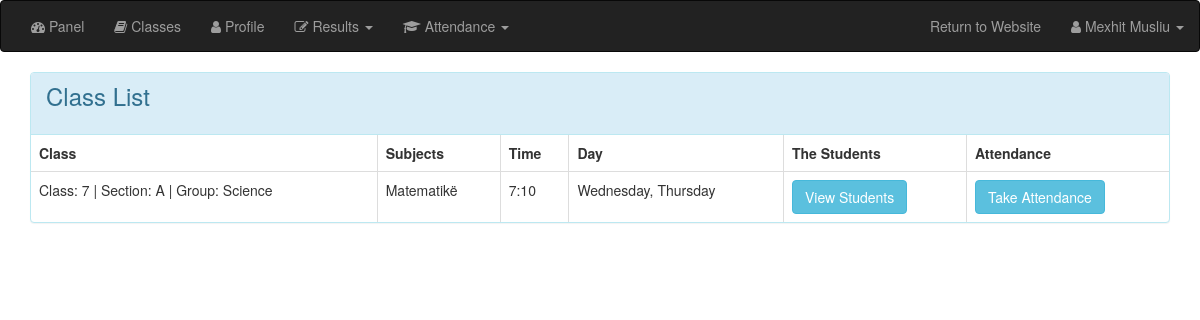
The app's page /teacher-dashboard/my_classes.php (signed in) with its own data.
### tables this page shows
CREATE TABLE `user` (
  `id` int(12) NOT NULL,
  `username` varchar(100) NOT NULL,
  `user_password` varchar(255) NOT NULL,
  `user_role` varchar(30) NOT NULL,
  `user_firstname` varchar(50) DEFAULT NULL,
  `user_lastname` varchar(50) DEFAULT NULL
);

CREATE TABLE `sections` (
  `id` int(5) NOT NULL,
  `class_id` int(5) NOT NULL,
  `section` varchar(20) NOT NULL,
  `group_name` varchar(30) DEFAULT NULL,
  `global_name` varchar(255) DEFAULT NULL
);

CREATE TABLE `class_teacher` (
  `id` int(5) NOT NULL,
  `global_name_id` int(5) NOT NULL,
  `teacher_email` varchar(50) NOT NULL,
  `subject_name_id` int(6) NOT NULL,
  `class_time` varchar(255) NOT NULL,
  `class_days` varchar(255) NOT NULL,
  `is_class_teacher` varchar(5) NOT NULL DEFAULT 'N'
);

CREATE TABLE `subjects` (
  `id` int(5) NOT NULL,
  `subject` varchar(255) DEFAULT NULL
);

### functions.php (called while the page is built, shortened)
<?php
	require_once "includes/db.php";
	function clean_data( $data ) {
		global $conn;
		$cleaned_data = mysqli_real_escape_string($conn, trim($data));
		return $cleaned_data;
	}
	function get_name_by_session() {
		global $conn;
		$fullName = '';
		if(isset($_SESSION['username'])) {
			$session_user = $_SESSION['username'];
			$query = "SELECT user_firstname, user_lastname FROM user WHERE username='$session_user' LIMIT 1";
			$result = mysqli_query($conn, $query);
			$row = mysqli_fetch_assoc($result);
			$first_name = $row['user_firstname'];
			$last_name = $row['user_lastname'];
			$fullName = $first_name . " " . $last_name;
		}
		return $fullName;
	}
	function get_subject_name_by_id($id) {
		global $conn;
		$query = "SELECT subject FROM subjects WHERE id=$id";
		$result = mysqli_query($conn, $query);
		$row = mysqli_fetch_assoc($result);
		return $row['subject'];
	}

### teacher-dashboard/my_classes.php (the view, shortened to what this page needs)
<?php require_once "includes/header.php"; ?>
<div class="panel panel-info">
<div class="panel-heading"><h3>Class List</h3></div>
<table class="table table-bordered table-stripe">
	<thead>
		<tr>
			<th>Class</th>
			<th>Subjects</th>
			<th>Time</th>
			<th>Day</th>
			<th>The Students</th>
			<th>Attendance</th>
		</tr>
	</thead>
	<tbody>
		<tr>
			<?php
				$session_user = clean_data($_SESSION['username']);
				$query = "SELECT *, class_teacher.is_class_teacher, class_teacher.subject_name_id as subject_id FROM sections INNER JOIN class_teacher ON sections.id=class_teacher.global_name_id AND class_teacher.teacher_email='$session_user'";
				$result = mysqli_query($conn, $query);
				while($row = mysqli_fetch_assoc($result)) {
					$my_class = $row['global_name'];
					$class_time = $row['class_time'];
					$global_name_id = $row['global_name_id'];
					$subject_id = $row['subject_id'];
					$class_days_encoded = $row['class_days'];
					$class_days_decoded = json_decode($class_days_encoded, true);
					$class_days = implode(", ", $class_days_decoded);
					echo "<tr>";
					echo "<td>$my_class</td>";
					echo "<td>".get_subject_name_by_id($subject_id)."</td>";
					echo "<td>$class_time</td>";
					echo "<td>$class_days</td>";
					echo "<td><a href='my_students.php?global_name_id=$global_name_id' class='btn btn-info'>View Students</a></td>";
					echo "<td><a href='take_attendance.php?global_name_id=$global_name_id' class='btn btn-info'>Take Attendance</a></td>";
			}
			?>
		</tr>
	</tbody>
</table>
</div>
<?php require_once "includes/footer.php"; ?>

### teacher-dashboard/includes/header.php (shortened to what this page needs)
<?php
	require_once "../functions.php";
?>
<!DOCTYPE html>
<html lang="en">
<head>
	<link rel="stylesheet" tpe="text/css" href="assets/css/bootstrap.min.css">
	<link rel="stylesheet" tpe="text/css" href="assets/css/font-awesome.min.css">
	<link rel="stylesheet" tpe="text/css" href="assets/css/bootstrap-datepicker.css">
	<link rel="stylesheet" tpe="text/css" href="style.css">
</head>
<body>
	<nav class="navbar navbar-inverse" role="navigation">
		<div class="collapse navbar-collapse navbar-ex1-collapse">
			<ul class="nav navbar-nav side-nav">
				<li><a href="index.php"><i class="fa fa-dashboard"></i> Panel</a></li>
				<li><a href="my_classes.php"><i class="fa fa-book"></i> Classes</a></li>
				<li><a href="profile.php"><i class="fa fa-user"></i> Profile</a></li>
				<li class="dropdown">
					<a href="#" class="dropdown-toggle" data-toggle="dropdown"><i class="fa fa-edit"></i> Results <b class="caret"></b></a>
				</li>
				<li class="dropdown">
					<a href="#" class="dropdown-toggle" data-toggle="dropdown"><i class="fa fa-graduation-cap"></i> Attendance <b class="caret"></b></a>
				</li>
			</ul>
			<ul class="nav navbar-nav navbar-right navbar-user">
				<li><a href="../index.php" target="_blank">Return to Website</a></li>
				<li class="dropdown user-dropdown">
					<a href="#" class="dropdown-toggle" data-toggle="dropdown"><i class="fa fa-user"></i> <?php echo get_name_by_session(); ?> <b class="caret"></b></a>
				</li>
			</ul>
		</div>
		</nav>
		<div class="container">
			<div class="row">
				<div class="col-md-12">

### teacher-dashboard/style.css (style rules this page uses)
h1, h2, h3, h4, h5, h6 { margin:0 0 15px; font-weight: 700px; }

### records on screen
user: get_name_by_session() "Mexhit Musliu"
sections: global_name "Class: 7 | Section: A | Group: Science", class_teacher.subject_name_id "Matematikë", class_teacher.class_time "7:10", class_teacher.class_days "Wednesday, Thursday"
